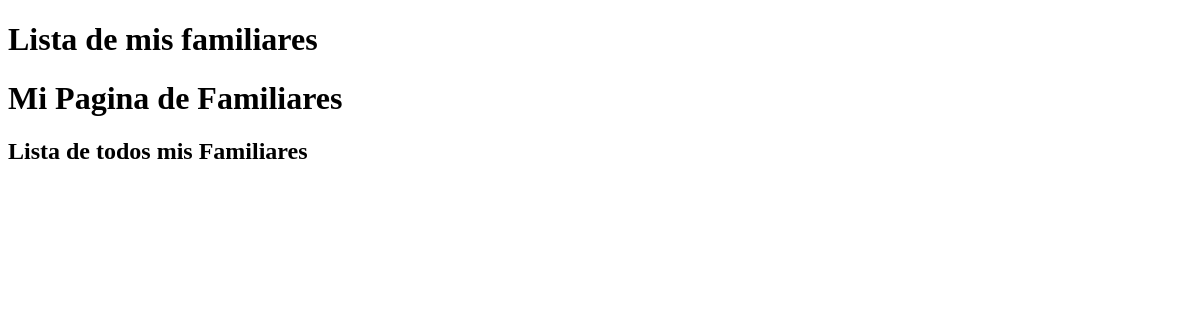
The app's page /mi-familia/, older data.
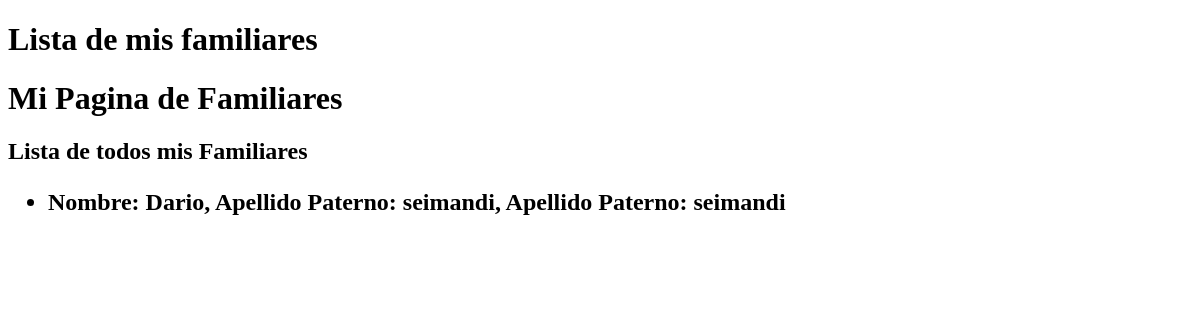
The same page, newer data.
### trabajo/models.py (models this page shows, shortened)
class Familia(models.Model):
    nombre=models.CharField (max_length=100, verbose_name= 'Nombre')
    apellido_paterno=models.CharField (max_length=100, verbose_name= 'Apellido Paterno')
    apellido_materno=models.CharField (max_length=100, verbose_name= 'Apellido Materno')
    direccion= models.CharField (max_length=100, verbose_name= 'Dirección')
    ciudad=models.ForeignKey(Ciudad, null=True, on_delete=models.RESTRICT )
    fecha_nacimiento=models.DateField(verbose_name= 'Fecha de Nacimiento' )
    sexo=models.CharField(max_length=1, choices=sexos, default='F' )
    class Meta:
       verbose_name= 'Familia'
       verbose_name_plural= 'Familiares'
       db_table= 'familia'
       ordering= ['apellido_paterno', 'apellido_materno', 'nombre']

### trabajo/views.py (the view)
# urls.py: path('mi-familia/', monstrar_familia),
def monstrar_familia(request):
  lista_familiares = Familia.objects.all()
  return render(request, "trabajo/familia.html", {"lista_familiares": lista_familiares})

### trabajo/templates/trabajo/familia.html (shortened to what this page needs)
<!DOCTYPE html>
<html lang="es">
<head>
</head>
<body>
    <h1>Lista de mis familiares</h1>
    {% extends 'trabajo/base.html' %}
    {% block titulo%} Lista de todos mis Familiares {% endblock %}
    {% block contenido %}
      {% for familia in lista_familiares %}
          <ul>
              <li> Nombre: {{familia.nombre}}, Apellido Paterno: {{familia.apellido_paterno}}, Apellido Paterno: {{familia.apellido_paterno}} </li>
          </ul>
      {% endfor %}
    {% endblock %}

### trabajo/templates/trabajo/base.html (shortened to what this page needs)
<!DOCTYPE html>
<html lang="en">
<head>
</head>
<body>
    <h1> Mi Pagina de Familiares </h1>
    <h2>{% block titulo %}{% endblock %}<h2>
    {% block contenido %}{% endblock %}
</body>
</html>

Row changes from the older to the newer data that the page shows:
added Familia: nombre "Dario", apellido_paterno "seimandi"
